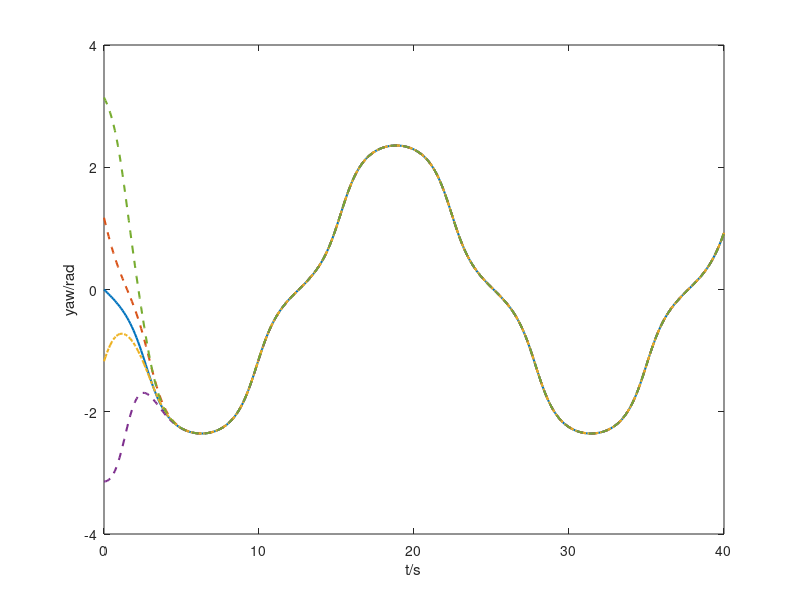

Reproduce this figure in MATLAB.
%% Leader2偏航角控制
% Author: Yao Chengtao
% 2018/8/8

%% 初始化参数
% 初始化Leader1的轨迹 x1 = [2cos(0.25t), sin(0.5t)]
% 计算Leader1的速度 v1 = [-0.5*sin(0.25*t), 0.5*cos(0.5*t)]
% Leader2的偏航角控制律 omega_yaw = v1/fd*sin(yaw1-yaw2)

%% 绘制不同初始偏航角情况下Leader2的
t = 0:0.1:40;
fd = 0.5;
v1x = -0.5*sin(0.25*t);
v1y = 0.5*cos(0.5*t);
v1 = sqrt( v1x.^2 + v1y.^2);
yaw1 = atan2( v1x, v1y);

% 不同初始偏航角情况下的Leader2的偏航角控制
yaw2_1 = yaw1 + 2.*atan2( real( exp(log(-atan2((yaw1/2 - pi/4), 1)) - (t.*v1)/fd) ), 1);    % 初始偏航角：pi/2
yaw2_2 = yaw1 + 2.*atan2( real( exp(log(-atan2((yaw1/2 + pi/4), 1)) - (t.*v1)/fd) ), 1);    % 初始偏航角：pi/2
yaw2_3 = yaw1 + 2.*atan(exp(log(cot(yaw1/2)) - (t.*v1)/fd));
yaw2_4 = yaw1 - 2.*atan(exp(log(cot(yaw1/2)) - (t.*v1)/fd));

figure(1);

plot(t,yaw1,"-", 'LineWidth',1.5);hold on
plot(t, yaw2_1, "--", 'LineWidth',1.5);hold on
plot(t, yaw2_2, "-.", 'LineWidth',1.5);hold on
plot(t, yaw2_3, "--", 'LineWidth',1.5);hold on
plot(t, yaw2_4, "--", 'LineWidth',1.5);hold on

xlabel('t/s');
ylabel('yaw/rad');
